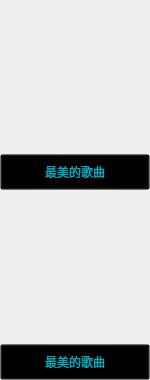
<?xml version="1.0" encoding="UTF-8"?>
<ui version="4.0">
 <class>PicWallItem</class>
 <widget class="QWidget" name="PicWallItem">
  <property name="geometry">
   <rect>
    <x>0</x>
    <y>0</y>
    <width>150</width>
    <height>380</height>
   </rect>
  </property>
  <property name="minimumSize">
   <size>
    <width>150</width>
    <height>380</height>
   </size>
  </property>
  <property name="maximumSize">
   <size>
    <width>16777215</width>
    <height>16777215</height>
   </size>
  </property>
  <property name="windowTitle">
   <string>Form</string>
  </property>
  <property name="styleSheet">
   <string notr="true"/>
  </property>
  <layout class="QHBoxLayout" name="horizontalLayout">
   <property name="spacing">
    <number>0</number>
   </property>
   <property name="leftMargin">
    <number>0</number>
   </property>
   <property name="topMargin">
    <number>0</number>
   </property>
   <property name="rightMargin">
    <number>0</number>
   </property>
   <property name="bottomMargin">
    <number>0</number>
   </property>
   <item>
    <layout class="QVBoxLayout" name="verticalLayout_3">
     <property name="spacing">
      <number>0</number>
     </property>
     <item>
      <layout class="QVBoxLayout" name="verticalLayout">
       <item>
        <widget class="CusLabelItem" name="label_wallitem1">
         <property name="text">
          <string/>
         </property>
        </widget>
       </item>
       <item>
        <widget class="QPushButton" name="pushButton_wall_title1">
         <property name="minimumSize">
          <size>
           <width>0</width>
           <height>36</height>
          </size>
         </property>
         <property name="styleSheet">
          <string notr="true">QPushButton
{
background-color:transparent;
color:#00aabf;
font-size:12px;
}
QPushButton:hover
{
color:#00aabf;
font-size:14px;
}
</string>
         </property>
         <property name="text">
          <string>最美的歌曲</string>
         </property>
        </widget>
       </item>
      </layout>
     </item>
     <item>
      <layout class="QVBoxLayout" name="verticalLayout_2">
       <item>
        <widget class="CusLabelItem" name="label_wallitem2">
         <property name="text">
          <string/>
         </property>
        </widget>
       </item>
       <item>
        <widget class="QPushButton" name="pushButton_wall_title2">
         <property name="minimumSize">
          <size>
           <width>0</width>
           <height>36</height>
          </size>
         </property>
         <property name="styleSheet">
          <string notr="true">QPushButton
{
background-color:transparent;
color:#00aabf;
font-size:12px;
}
QPushButton:hover
{
color:#00aabf;
font-size:14px;
}
</string>
         </property>
         <property name="text">
          <string>最美的歌曲</string>
         </property>
        </widget>
       </item>
      </layout>
     </item>
    </layout>
   </item>
  </layout>
 </widget>
 <customwidgets>
  <customwidget>
   <class>CusLabelItem</class>
   <extends>QLabel</extends>
   <header location="global">mainwidget/CusLabelItem.h</header>
  </customwidget>
 </customwidgets>
 <resources/>
 <connections/>
</ui>
